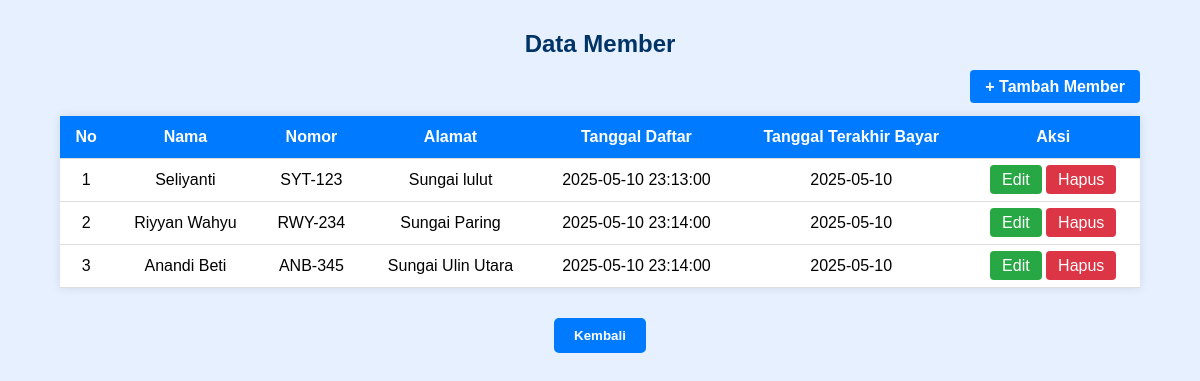
The page /Member.php on the database its author committed.
### tables this page shows
CREATE TABLE IF NOT EXISTS `member` (
  `id_member` int NOT NULL AUTO_INCREMENT,
  `nama_member` varchar(250) DEFAULT NULL,
  `nomor_member` varchar(15) DEFAULT NULL,
  `alamat` text,
  `tgl_mendaftar` datetime DEFAULT NULL,
  `tgl_terakhir_bayar` date DEFAULT NULL,
  PRIMARY KEY (`id_member`)
);

### Model.php (called while the page is built, shortened)
<?php
function getAllMember() {
    $conn = getKoneksi();
    $query = "SELECT * FROM member";
    return mysqli_query($conn, $query);
}
?>

### Member.php (the view, shortened to what this page needs)
<!DOCTYPE html>
<html>
<head>
</head>
<body>
<div class="container">
    <h2>Data Member</h2>
    <div class="tambah">
        <a href="FormMember.php">+ Tambah Member</a>
    </div>
    <table>
        <tr>
            <th>No</th>
            <th>Nama</th>
            <th>Nomor</th>
            <th>Alamat</th>
            <th>Tanggal Daftar</th>
            <th>Tanggal Terakhir Bayar</th>
            <th>Aksi</th>
        </tr>
        <?php
        require_once "Model.php";
        $result = getAllMember();
        if (mysqli_num_rows($result) > 0) {
            $no = 1;
            while ($row = mysqli_fetch_assoc($result)) {
                echo "<tr>
                        <td>{$no}</td>
                        <td>{$row['nama_member']}</td>
                        <td>{$row['nomor_member']}</td>
                        <td>{$row['alamat']}</td>
                        <td>{$row['tgl_mendaftar']}</td>
                        <td>{$row['tgl_terakhir_bayar']}</td>
                        <td>
                            <a class='button edit' href='FormMember.php?id={$row['id_member']}'>Edit</a>
                            <a class='button hapus' href='Member.php?hapus={$row['id_member']}' onclick=\"return confirm('Yakin ingin menghapus?')\">Hapus</a>
                        </td>
                    </tr>";
                $no++;
            }
        } else {
            echo "<tr><td colspan='7' style='text-align:center;'>Tidak ada daftar member.</td></tr>";
        }
        ?>
    </table>
</div>
<div class="kembali">
    <form action="home.php" method="get">
        <button type="submit"> Kembali </button>
    </form>
</div>
</body>
</html>

### Member.php (style rules this page uses)
body { font-family: Arial, sans-serif; background-color: #e6f0ff; margin: 0; padding: 0; }
h2 { text-align: center; margin-top: 30px; color: #003366; }
.tambah { width: 90%; margin: 20px auto; text-align: right; }
.tambah a { background-color: #007bff; color: #fff; padding: 8px 15px; border-radius: 4px; text-decoration: none; font-weight: bold; }
table { border-collapse: collapse; width: 90%; margin: 0 auto 30px auto; background-color: white; box-shadow: 0 0 10px rgba(0,0,0,0.1); }
th, td { padding: 12px; text-align: center; border-bottom: 1px solid #ddd; }
th { background-color: #007bff; color: white; }
a.button { padding: 6px 12px; color: white; text-decoration: none; border-radius: 4px; }
a.edit { background-color: #28a745; }
a.hapus { background-color: #dc3545; }
.kembali { text-align: center; margin: 30px 0; }
.kembali button { background-color: #007bff; color: #ffffff; padding: 10px 20px; border: none; border-radius: 5px; font-weight: bold; cursor: pointer; }

### rows shown on the page
member: nama_member "Seliyanti", nomor_member "SYT-123", alamat "Sungai lulut", tgl_mendaftar "2025-05-10 23:13:00", tgl_terakhir_bayar "2025-05-10"
member: nama_member "Riyyan Wahyu", nomor_member "RWY-234", alamat "Sungai Paring", tgl_mendaftar "2025-05-10 23:14:00", tgl_terakhir_bayar "2025-05-10"
member: nama_member "Anandi Beti", nomor_member "ANB-345", alamat "Sungai Ulin Utara", tgl_mendaftar "2025-05-10 23:14:00", tgl_terakhir_bayar "2025-05-10"
